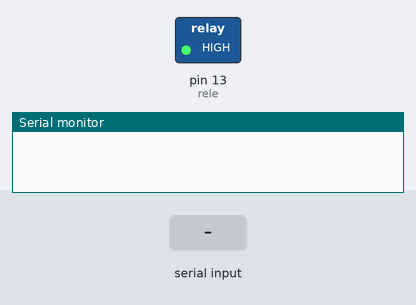
A sketch run on a simulated Arduino Uno, built with avr-gcc and run on an emulated ATmega328P. Parts: switched loads named in the sketch (green lamp = pin HIGH), the last lines printed to the serial monitor. The inputs (shaded band) are chosen by the test bench.

Above: at 1.2 s.
1.3 s: "L" received over Serial
At 2.5 s:
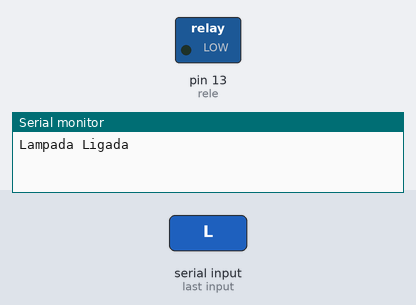
2.8 s: "D" received over Serial
At 3.6 s:
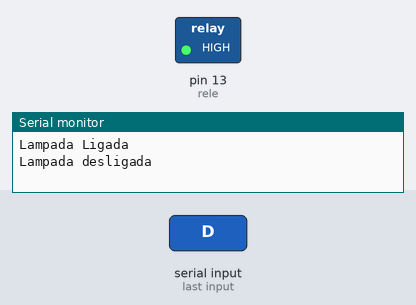
4.3 s: "l" received over Serial
At 4.8 s:
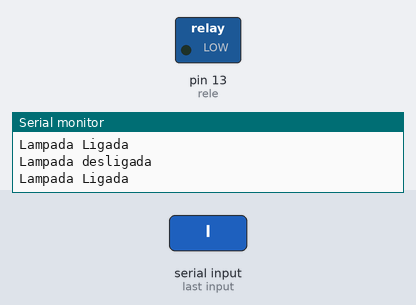
5.8 s: "d" received over Serial
At 7.1 s:
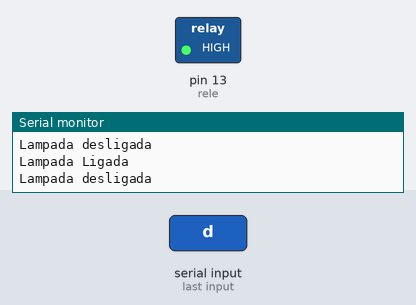
Timing chart, 0 to 8.3 s (numbered marks = the images above; inputs shaded):
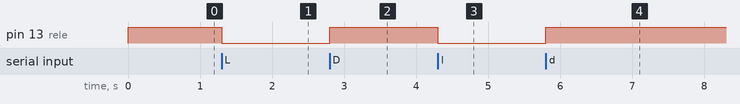

The sketch:

Codigo_lampada.ino
```cpp
// CS&I LAB - INTRODUÇÃO À INTERNET DAS COISAS - LÂMPADA

#define rele 13 // Atribui o pino 13 ao nome "rele"

void setup() {

  Serial.begin(9600);        // Inicia a comunicação serial

  pinMode(rele, OUTPUT);     // Define o pino "rele" como saída
  digitalWrite(rele, HIGH);  // Inicia com a lampada desligada
}

void loop() {

  if (Serial.available() > 0){                // Monitora a presença de dados na porta serial

    char leitura = Serial.read();             // Lê os dados da porta serial

    if (leitura == 'D' || leitura == 'd') {   // Condição para Desligar
      digitalWrite(rele,HIGH);                // Desliga a Lampada
      Serial.println("Lampada desligada");    // Mostra que está desligado na serial
    }
    else if (leitura == 'L' || leitura == 'l') {  // Condição para Ligar
      digitalWrite(rele, LOW);                    // Liga a Lampada
      Serial.println("Lampada Ligada");           // Mostra que está ligado na serial
    }
  }
}
```

Measured:
- after the input at 1.3 s, pin 13 (rele): HIGH → LOW at once
- after the input at 2.8 s, pin 13 (rele): LOW → HIGH at once
- after the input at 4.3 s, pin 13 (rele): HIGH → LOW at once
- after the input at 5.8 s, pin 13 (rele): LOW → HIGH at once
